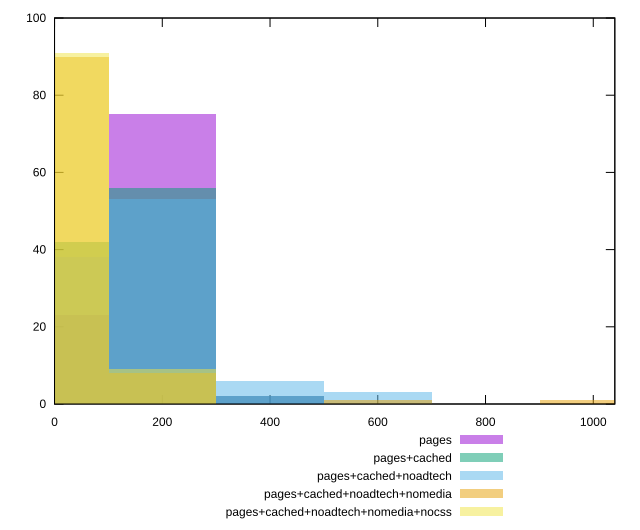

Reproduce this figure in gnuplot.
reset

$pages <<EOF
200.41229142801117 75
400.82458285602235 2
0 23
EOF

$pagesCached <<EOF
400.82458285602235 2
200.41229142801117 56
0 42
EOF

$pagesCachedNoadtech <<EOF
400.82458285602235 6
601.2368742840335 3
0 38
200.41229142801117 53
EOF

$pagesCachedNoadtechNomedia <<EOF
601.2368742840335 1
1002.0614571400558 1
0 90
200.41229142801117 8
EOF

$pagesCachedNoadtechNomediaNocss <<EOF
0 91
200.41229142801117 9
EOF

set key outside below
set boxwidth 200.41229142801117
set xrange [0:1040]
set yrange [0:100]
set trange [0:100]
set style fill transparent solid 0.5 noborder
set terminal svg size 640, 530 enhanced background rgb 'white'
set output "report_00017_2021-02-10T15-08-03.406Z/uses-http2/comparison/histogram/all_raw.svg"

plot $pages title "pages" with boxes, \
     $pagesCached title "pages+cached" with boxes, \
     $pagesCachedNoadtech title "pages+cached+noadtech" with boxes, \
     $pagesCachedNoadtechNomedia title "pages+cached+noadtech+nomedia" with boxes, \
     $pagesCachedNoadtechNomediaNocss title "pages+cached+noadtech+nomedia+nocss" with boxes

reset
